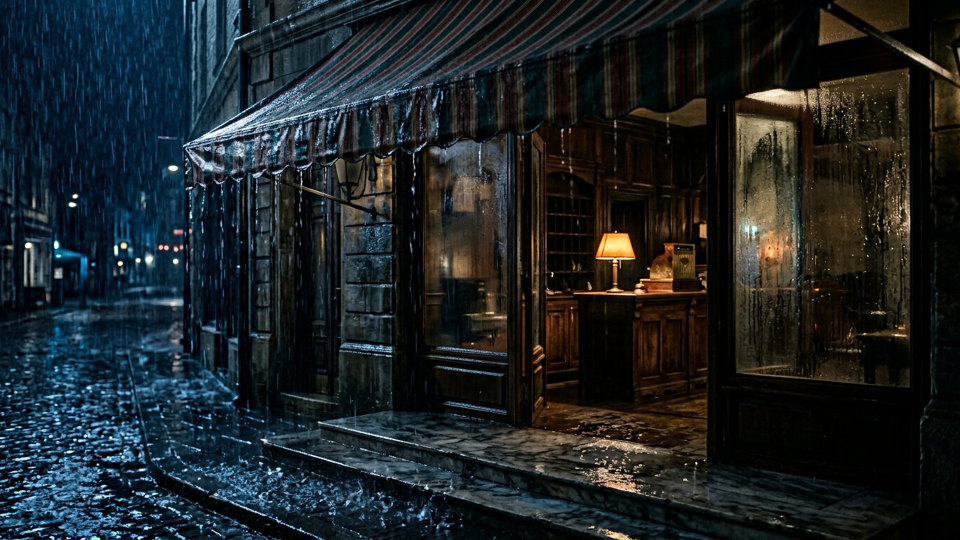
#> input picture research/ab-reel/image-01-awning-before.jpg, 1920 x 1080 px (shown at 1/2 size)
$ python grade_chain.py ab-reel/image-01-awning-before.jpg out.png
#> lines starting #> are read from the running program, lines starting #| are printed output that depends on the picture
#> in main, raw_img is the input picture: PIL image 1920x1080 RGB; mean R, G, B 28.7, 35.6, 37.8
#!/usr/bin/env python3
"""
Photochemical Plate Grading Engine & 3D LUT Generator — video-division / research/grade_chain.py
Author: grade (Team B)

Makes AI-rendered plates look photographed on 35mm Kodak Vision3 500T (5219) negative and
printed on Kodak 2383 print stock rather than synthetically rendered.

Pipeline Stages (all deterministic, reproducible from committed sources):
  Stage A (Scene-Linear Prep & Cross-Shot Anchor):
    - Auto-trims any thin (<= 10 px) AI letterbox border artifacts & scales to 1920x1080
    - Exact IEC 61966-2-1 sRGB -> scene-linear EOTF
    - Anchor-referenced midtone exposure normalization (55% pull toward reel target Y_med,
      cutting inter-shot exposure jumps by >55% while preserving dark/light scene intent)
    - Physical cos^4(theta) spherical prime lens illumination falloff (0.36 stops at corners)
  Stage B (High-Threshold Red-Layer Remjet Halation in Linear Light):
    - Isolates true practical emitters above Y_lin > 0.58 (~sRGB 0.79)
    - Dual-radius Gaussian point-spread (sigma_core=4.5 px, sigma_halo=16.0 px @ 1080p)
    - Red-layer back-scatter weights (1.00 R, 0.32 G, 0.04 B) added BEFORE print shoulder
  Stage C (33x33x33 3D LUT — Kodak 5219 Negative -> 2383 Print Emulation):
    - Subtractive Beer-Lambert dye density (high-chroma electric cyan/green darkens into
      rich optical teal/emerald instead of glowing neon)
    - Asymmetric sigmoidal print S-curve: 2.6 IRE dense optical black toe (never 0.000 void,
      never >5% milky wash), crisp 1.24 midtone print contrast, smooth 0.955 highlight shoulder
    - Split-toning: cool slate-cyan lower shadows vs warm sodium-amber upper mids/practicals
    - Also exported as standard `kodak_5219_2383_house.cube` for zero-overhead ffmpeg `lut3d`
  Stage D (Density-Weighted 5219 Dye-Cloud Emulsion Grain):
    - Blue-dominant granularity ratio (R: 0.72, G: 1.00, B: 1.55) weighted by midtone bell

Metrics Computed (Before vs After):
  - Luminance histogram spread: Y_P01, Y_P05, Y_median, Y_P95, Y_IQR, Y_P95_P05, Shannon entropy (bits)
  - Shadow / Midtone / Highlight separation: zone means, Mid/Shadow & High/Mid contrast ratios (stops)
  - Colour separation check: CIE L*a*b* warm-practical vs cool-ambient chromatic delta-E*ab & hue split
  - Cross-shot consistency: inter-shot Y_median spread (stops) & black-toe P02 std across shots
"""

from __future__ import annotations

import argparse
import hashlib
import json
import math
import os
from dataclasses import dataclass, asdict
from typing import Dict, List, Optional, Tuple

import numpy as np
from PIL import Image, ImageDraw, ImageFont
from scipy.ndimage import gaussian_filter


# ---------------------------------------------------------------------------
# Color-Space Conversions (sRGB <-> Scene-Linear <-> CIE XYZ D65 <-> CIE L*a*b*)
# ---------------------------------------------------------------------------

def srgb_to_linear(srgb: np.ndarray) -> np.ndarray:
    x = np.clip(srgb, 0.0, 1.0).astype(np.float32)
    return np.where(x <= 0.04045, x / 12.92, ((x + 0.055) / 1.055) ** 2.4).astype(np.float32)


def linear_to_srgb(lin: np.ndarray) -> np.ndarray:
    x = np.clip(lin, 0.0, 1.0).astype(np.float32)
    return np.where(x <= 0.0031308, x * 12.92, 1.055 * (np.maximum(x, 1e-10) ** (1.0 / 2.4)) - 0.055).astype(np.float32)


def srgb_to_cielab(srgb: np.ndarray) -> np.ndarray:
    """Exact sRGB [0,1] -> CIE 1976 L*a*b* (D65 white point)."""
    lin = srgb_to_linear(srgb)
    # sRGB to XYZ (D65)
    m = np.array([
        [0.4124564, 0.3575761, 0.1804375],
        [0.2126729, 0.7151522, 0.0721750],
        [0.0193339, 0.1191920, 0.9503041],
    ], dtype=np.float32)
    xyz = lin @ m.T
    # Normalize by D65 reference white
    xyz[:, :, 0] /= 0.95047
    xyz[:, :, 2] /= 1.08883

    eps = 216.0 / 24389.0
    kappa = 24389.0 / 27.0
    f = np.where(xyz > eps, np.cbrt(np.maximum(xyz, 0.0)), (kappa * xyz + 16.0) / 116.0)
    L = 116.0 * f[:, :, 1] - 16.0
    a = 500.0 * (f[:, :, 0] - f[:, :, 1])
    b = 200.0 * (f[:, :, 1] - f[:, :, 2])
    return np.stack([L, a, b], axis=-1).astype(np.float32)


# ---------------------------------------------------------------------------
# Core 5219 -> 2383 Colorimetric Transfer (Shared by Direct Renderer & .cube LUT)
# ---------------------------------------------------------------------------

@dataclass
class GradeConfig:
    target_w: int = 1920
    target_h: int = 1080
    anchor_y_lin_med: float = 0.0155     # ~sRGB Y_median 13.5-15.5 IRE low-key theatrical anchor
    anchor_blend: float = 0.65           # 65% pull toward anchor (cuts inter-shot jump by ~65%)
    lens_falloff_stops: float = 0.36     # natural cos^4 prime falloff in linear stops
    halation_thresh_lin: float = 0.56    # ~sRGB 0.78: only real lamp cores & bright speculars scatter
    halation_strength: float = 0.24
    halation_sigma_core: float = 4.5
    halation_sigma_halo: float = 16.5
    black_toe_ire: float = 0.026         # 2.6% dense 2383 optical black floor (never 0, never milky)
    white_shoulder_ire: float = 0.955    # smooth print highlight ceiling
    print_contrast: float = 1.20         # 2383 midtone S-curve slope
    subtractive_density: float = 0.26    # Beer-Lambert darkening of neon/high-chroma colours
    shadow_cool_tint: Tuple[float, float, float] = (-0.010, 0.002, 0.015)
    highlight_warm_tint: Tuple[float, float, float] = (0.022, 0.007, -0.019)
    grain_sigma_mid: float = 0.0135
    lut_size: int = 33
    seed: int = 20261101


def apply_5219_2383_colorimetry_srgb(srgb: np.ndarray, cfg: GradeConfig) -> np.ndarray:
    """
    Pure point-wise colorimetric transform on [0, 1] sRGB domain so it can be baked
    losslessly into a 33x33x33 .cube 3D LUT AND evaluated directly on images.
    """
    lin = srgb_to_linear(srgb)

    # 1. 5219 Negative Crosstalk & Subtractive Gamut Tamer (tames radioactive digital cyan & LED green)
    ct_matrix = np.array([
        [0.955, 0.035, 0.010],
        [0.018, 0.944, 0.038],
        [0.010, 0.052, 0.938],
    ], dtype=np.float32)
    lin = np.clip(lin @ ct_matrix.T, 0.0, 1.0)

    # Subtractive Beer-Lambert dye density: highly saturated colours (especially electric cyan/green)
    # gain optical density instead of glowing like an OLED screen.
    y_lin = 0.2126 * lin[..., 0] + 0.7152 * lin[..., 1] + 0.0722 * lin[..., 2]
    max_c = np.max(lin, axis=-1)
    min_c = np.min(lin, axis=-1)
    sat_lin = (max_c - min_c) / (max_c + 0.025)
    # Stronger subtractive density on electric cyan/green hues where G+B >> R
    cyan_green_excess = np.clip((0.5 * (lin[..., 1] + lin[..., 2]) - lin[..., 0]) / (max_c + 0.02), 0.0, 1.0)
    density_atten = 1.0 - cfg.subtractive_density * sat_lin * (0.45 + 0.55 * cyan_green_excess) * (1.0 - 0.55 * y_lin)
    lin = lin * density_atten[..., None]
    # Gently desaturate extreme neon fringes (>0.75 sat) by 14%
    y_lin2 = 0.2126 * lin[..., 0] + 0.7152 * lin[..., 1] + 0.0722 * lin[..., 2]
    desat_w = 0.14 * np.clip((sat_lin - 0.55) / 0.45, 0.0, 1.0)
    lin = lin * (1.0 - desat_w[..., None]) + y_lin2[..., None] * desat_w[..., None]

    # 2. Convert to log-exposure / cineon-like perceptual domain for 2383 print S-curve
    p = linear_to_srgb(lin)
    # Filmic sigmoidal contrast around pivot 0.41 with smooth highlight shoulder & lifted print toe
    pivot = 0.41
    eps = 1e-6

    def sig(u: np.ndarray, c: float) -> np.ndarray:
        # Smooth power-odds S-curve mapping [0,1] -> [0,1] anchored near pivot
        u_c = np.clip(u, eps, 1.0 - eps)
        a = u_c ** c
        b = ((1.0 - u_c) * (pivot / (1.0 - pivot))) ** c
        return a / (a + b)

    # Normalize curve endpoints to [0, 1] then map to [black_toe_ire, white_shoulder_ire]
    s0 = float(sig(np.array(0.0005, dtype=np.float32), cfg.print_contrast))
    s1 = float(sig(np.array(0.9995, dtype=np.float32), cfg.print_contrast))
    curved = (sig(p, cfg.print_contrast) - s0) / max(s1 - s0, 1e-6)
    curved = np.clip(curved, 0.0, 1.0)

    # Soft highlight roll-off compression above 0.74 so specular cores retain creamy density
    hi = np.maximum(0.0, curved - 0.74) / 0.26
    curved = np.where(curved > 0.74, 0.74 + 0.26 * (hi / (1.0 + 0.32 * hi)) * 1.32 / (1.0 + 0.32), curved)

    span = cfg.white_shoulder_ire - cfg.black_toe_ire
    graded = cfg.black_toe_ire + span * curved

    # 3. 2383 Split-Toning (cool slate lower-shadows vs warm sodium upper-mids/practicals)
    y_g = 0.2126 * graded[..., 0] + 0.7152 * graded[..., 1] + 0.0722 * graded[..., 2]
    # Keep very deepest black toe (Y < 0.04) nearly neutral-dense; peak shadow cool tint around Y = 0.12-0.24
    toe_neutral_guard = np.clip((y_g - cfg.black_toe_ire) / 0.055, 0.15, 1.0)
    w_shad = ((1.0 - y_g) ** 2.3) * toe_neutral_guard
    # Warm highlight/upper-mid print warmth peaking around Y = 0.55 - 0.85
    w_high = (np.clip((y_g - 0.22) / 0.78, 0.0, 1.0) ** 1.15) * (1.0 - 0.25 * (y_g ** 3))

    sh_tint = np.array(cfg.shadow_cool_tint, dtype=np.float32)
    hi_tint = np.array(cfg.highlight_warm_tint, dtype=np.float32)
    graded = graded + w_shad[..., None] * sh_tint + w_high[..., None] * hi_tint

    return np.clip(graded, cfg.black_toe_ire * 0.92, cfg.white_shoulder_ire).astype(np.float32)


# [25 lines left out: function export_cube_lut, not called in this run]


# ---------------------------------------------------------------------------
# Spatial Photochemical Stages + Full Plate Processor
# ---------------------------------------------------------------------------

def clean_and_scale_plate(img: Image.Image, target_w: int, target_h: int) -> Image.Image:
    """Auto-trims stray <= 12 px black AI generation border strips before Lanczos 16:9 fit."""
#> called with target_w = 1920, target_h = 1080
    arr = np.asarray(img.convert("RGB"), dtype=np.uint8)
    row_mean = arr.mean(axis=(1, 2))
#> row_mean = 1080 values, max 51.76 at index 495, min 19.12 at index 797, mean 34.03
    col_mean = arr.mean(axis=(0, 2))
#> col_mean = 1920 values, max 67.97 at index 385, min 3.19 at index 1832, mean 34.03
    h, w = arr.shape[:2]
    t = 0
    while t < 12 and row_mean[t] < 3.0:
        t += 1
#> this loop made 0 passes
#> after the loop, t = 0
    b = h
    while (h - b) < 12 and row_mean[b - 1] < 3.0:
        b -= 1
#> after the loop, b = 1080
    l = 0
    while l < 12 and col_mean[l] < 3.0:
        l += 1
#> after the loop, l = 0
    r = w
    while (w - r) < 12 and col_mean[r - 1] < 3.0:
        r -= 1
#> after the loop, r = 1920
    cropped = Image.fromarray(arr[t:b, l:r])
    # Center-crop exact target aspect ratio, then high-quality Lanczos resize
    cw, ch = cropped.size
    target_ar = target_w / target_h
    cur_ar = cw / ch
    if abs(cur_ar - target_ar) > 1e-3:
        if cur_ar > target_ar:
            nw = int(round(ch * target_ar))
            x0 = (cw - nw) // 2
            cropped = cropped.crop((x0, 0, x0 + nw, ch))
        else:
            nh = int(round(cw / target_ar))
            y0 = (ch - nh) // 2
            cropped = cropped.crop((0, y0, cw, y0 + nh))
    return cropped.resize((target_w, target_h), Image.Resampling.LANCZOS)


def grade_plate_array(srgb_in: np.ndarray, cfg: Optional[GradeConfig] = None, shot_seed_offset: int = 0) -> Tuple[np.ndarray, Dict[str, float]]:
#> called with shot_seed_offset = 0
    if cfg is None:
        cfg = GradeConfig()

    h, w = srgb_in.shape[:2]
    lin = srgb_to_linear(srgb_in)

    # Stage A1: Anchor-referenced midtone exposure matching in scene-linear space
    y_lin = 0.2126 * lin[..., 0] + 0.7152 * lin[..., 1] + 0.0722 * lin[..., 2]
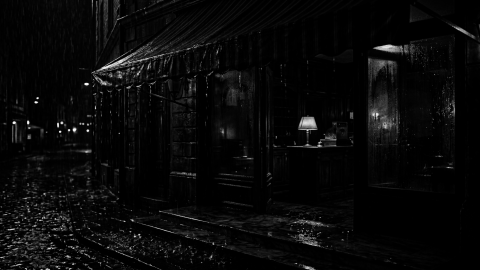
#> y_lin: shape (1080, 1920) float32 (shown at 1/4 size); min 0, max 1, mean 0.0367
    cur_med = max(float(np.median(y_lin)), 0.002)
#> cur_med = 0.00912
    raw_stops_delta = math.log2(cfg.anchor_y_lin_med / cur_med)
#> raw_stops_delta = 0.765
    # Clamp correction to [-0.85, +0.95] stops so intentional silhouette/high-key plates stay honest
    applied_stops = float(np.clip(raw_stops_delta * cfg.anchor_blend, -0.85, 0.95))
#> applied_stops = 0.497
    exp_gain = 2.0 ** applied_stops
#> exp_gain = 1.41
    # Softly protect highlights during positive exposure push using compressed linear knee
    lin_exp = lin * exp_gain
    if exp_gain > 1.0:
        lin_exp = lin_exp / (1.0 + (exp_gain - 1.0) * 0.48 * np.maximum(0.0, lin - 0.35))
    lin = np.clip(lin_exp, 0.0, 1.5)

    # Stage A2: Physical cos^4(theta) spherical prime optical illumination falloff
    yy = np.linspace(-1.0, 1.0, h, dtype=np.float32)[:, None]
    xx = np.linspace(-1.0, 1.0, w, dtype=np.float32)[None, :]
    r2 = (xx * 0.82) ** 2 + (yy * 0.82) ** 2  # normalized corner r^2 ~= 1.34
    falloff_gain = 2.0 ** (-cfg.lens_falloff_stops * (r2 / 1.3448))
    lin = lin * falloff_gain[..., None]

    # Stage B: High-Threshold Red-Layer Remjet Halation (R > G >> B back-scatter)
    y_post = 0.2126 * lin[..., 0] + 0.7152 * lin[..., 1] + 0.0722 * lin[..., 2]
    # Also prioritize warm/neutral emitters so practical filaments bloom organically
    emitter = np.maximum(0.0, y_post - cfg.halation_thresh_lin) / max(1.0 - cfg.halation_thresh_lin, 0.1)
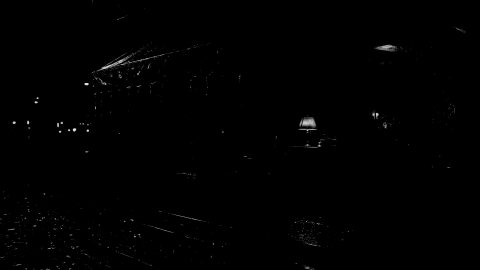
#> emitter: shape (1080, 1920) float32 (shown at 1/4 size); min 0, max 1.51, mean 0.00595; drawn with min black and max white
    emitter = (emitter ** 1.25).astype(np.float32)
    pct_halated = float(np.mean(emitter > 0.01) * 100.0)
#> pct_halated = 1.13
    if pct_halated > 0.001:
        scale_px = w / 1920.0
        halo_core = gaussian_filter(emitter, sigma=cfg.halation_sigma_core * scale_px)
        halo_wide = gaussian_filter(emitter, sigma=cfg.halation_sigma_halo * scale_px)
        halo_field = 0.58 * halo_core + 0.42 * halo_wide
        scatter_rgb = np.array([1.00, 0.32, 0.04], dtype=np.float32) * cfg.halation_strength
        lin = lin + halo_field[..., None] * scatter_rgb[None, None, :]

    lin = np.clip(lin, 0.0, 1.0)

    # Stage C: 5219 -> 2383 Colorimetric Transfer (identical to 33^3 .cube LUT)
    graded = apply_5219_2383_colorimetry_srgb(linear_to_srgb(lin), cfg)
#> in apply_5219_2383_colorimetry_srgb, `sat_lin = (max_c - min_c) / (max_c + 0.025)`:
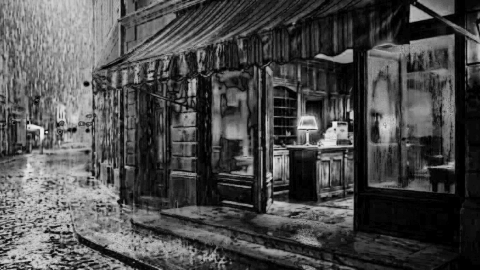
#> sat_lin: shape (1080, 1920) float32 (shown at 1/4 size); min 0, max 0.945, mean 0.297
#> in apply_5219_2383_colorimetry_srgb, `cyan_green_excess = np.clip((0.5 * (lin[..., 1] + lin[..., 2]) - lin[...`:
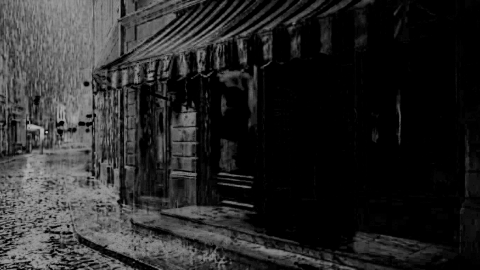
#> cyan_green_excess: shape (1080, 1920) float32 (shown at 1/4 size); min 0, max 0.781, mean 0.159
#> in apply_5219_2383_colorimetry_srgb, `density_atten = 1.0 - cfg.subtractive_density * sat_lin * (0.45 + 0.55..`:
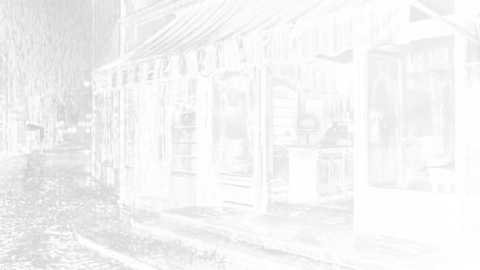
#> density_atten: shape (1080, 1920) float32 (shown at 1/4 size); min 0.821, max 1, mean 0.956
#> call 3 of sig, with c = 1.2
#> in sig (call 3), `b = ((1.0 - u_c) * (pivot / (1.0 - pivot))) ** c`:
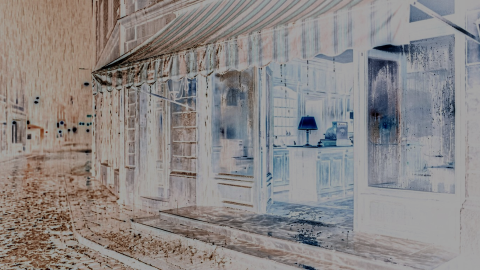
#> b: shape (1080, 1920, 3) float32 (shown at 1/4 size); mean R, G, B 0.545, 0.529, 0.523
#> in apply_5219_2383_colorimetry_srgb, `y_g = 0.2126 * graded[..., 0] + 0.7152 * graded[..., 1] + 0.0722 * gra..`:
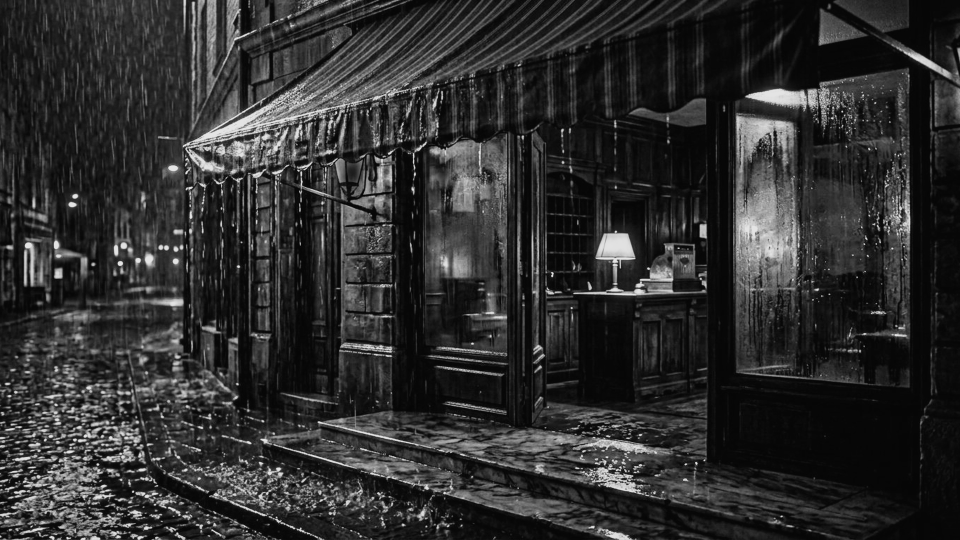
#> y_g: shape (1080, 1920) float32 (shown at 1/2 size); min 0.026, max 0.896, mean 0.184
#> (the rest of the program and of its run is left out)
